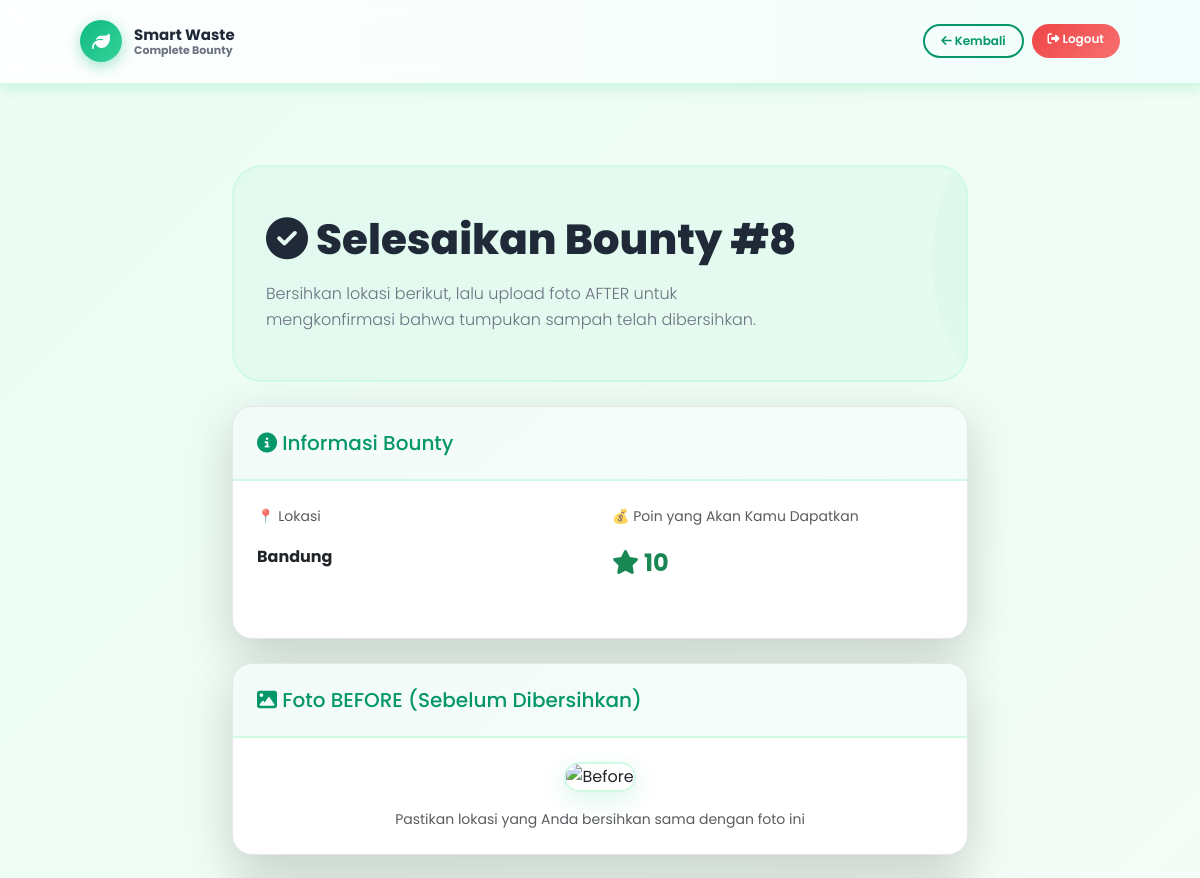
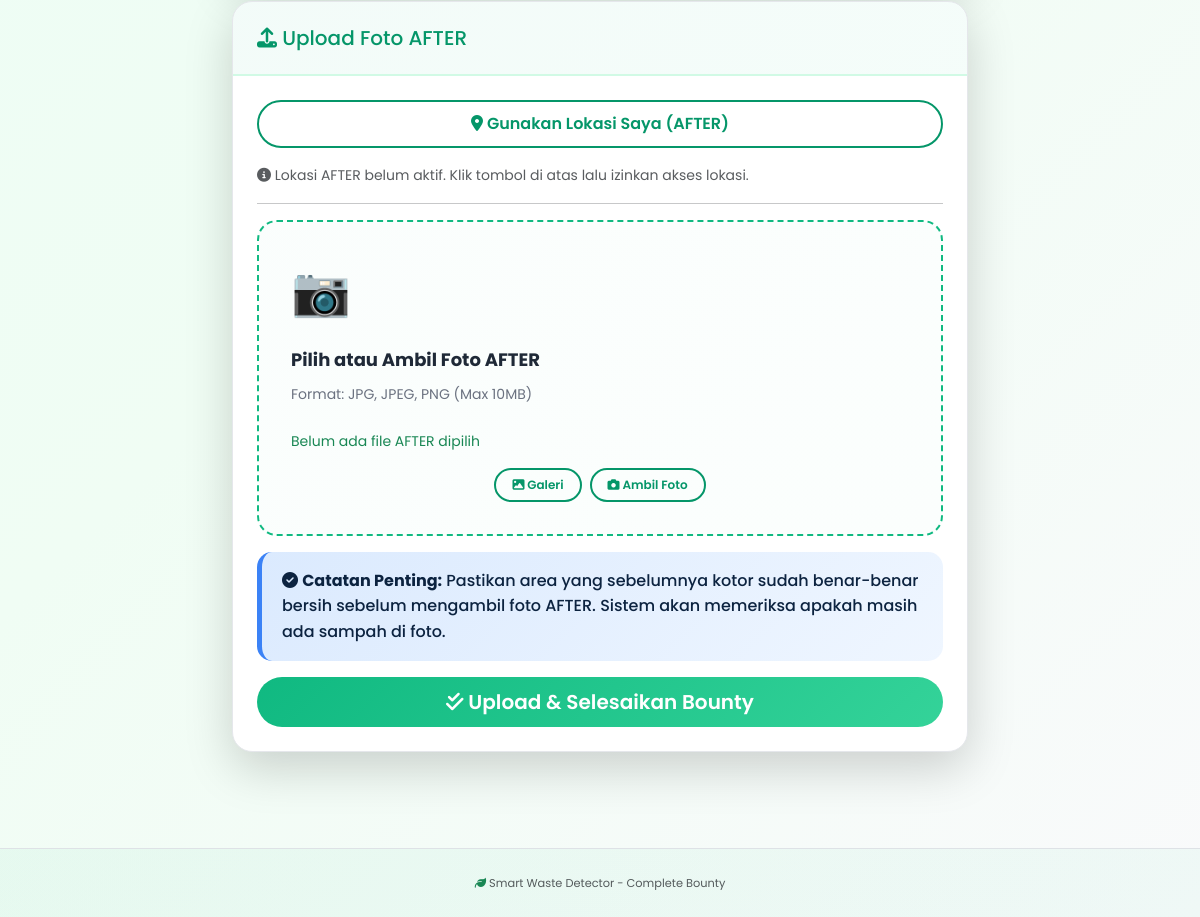
/bounty/8/complete (signed in), run on the app's committed database (2 pictures, top to bottom).
### tables this page shows
CREATE TABLE bounties (
            id INTEGER PRIMARY KEY AUTOINCREMENT,
            reporter_id TEXT NOT NULL,
            cleaner_id TEXT,
            location TEXT,
            created_at TEXT,
            claimed_at TEXT,
            completed_at TEXT,
            before_image TEXT,
            after_image TEXT,
            status TEXT,              -- OPEN, CLAIMED, COMPLETED
            num_objects INTEGER,
            points_reporter INTEGER,
            points_cleaner INTEGER,
            labels_json TEXT, latitude REAL, longitude REAL,
            FOREIGN KEY(reporter_id) REFERENCES users(user_id),
            FOREIGN KEY(cleaner_id) REFERENCES users(user_id)
        );

### routes_bounty.py (the view, shortened to what this page needs)
    @app.route("/bounty/<int:bounty_id>/complete", methods=["GET", "POST"])
    def bounty_complete(bounty_id):
        user = current_user()
        if not user:
            flash("Silakan login terlebih dahulu.", "error")
            return redirect(url_for("login"))
        conn = get_db_connection()
        bounty = conn.execute(
            "SELECT * FROM bounties WHERE id = ?", (bounty_id,)
        ).fetchone()
        conn.close()
        if not bounty:
            flash("Bounty tidak ditemukan.", "error")
            return redirect(url_for("bounty_list"))
        if bounty["cleaner_id"] != user["user_id"]:
            flash("Bounty ini bukan milikmu sebagai cleaner.", "error")
            return redirect(url_for("bounty_list"))
        if bounty["status"] == "COMPLETED":
            flash("Bounty ini sudah selesai.", "info")
            return redirect(url_for("bounty_list"))
        before_url = url_for("static", filename=f"upload/{bounty['before_image']}")
        return render_template(
            "complete_bounty.html",
            user=user,
            bounty=bounty,
            before_url=before_url,
        )

### db.py (called while the page is built)
def get_db_connection():
    conn = sqlite3.connect(DB_PATH)
    conn.row_factory = sqlite3.Row
    return conn

### utils.py (called while the page is built)
def get_user(user_id: str):
    conn = get_db_connection()
    row = conn.execute(
        "SELECT * FROM users WHERE user_id = ?",
        (user_id,),
    ).fetchone()
    conn.close()
    return row

def current_user():
    uid = session.get("user_id")
    if not uid:
        return None
    return get_user(uid)

### templates/complete_bounty.html (shortened to what this page needs)
<!DOCTYPE html>
<html lang="id">
<head>
    <link href="https://cdnjs.cloudflare.com/ajax/libs/bootstrap/5.3.0/css/bootstrap.min.css" rel="stylesheet">
    <link href="https://cdnjs.cloudflare.com/ajax/libs/font-awesome/6.4.0/css/all.min.css" rel="stylesheet">
    <link rel="stylesheet" href="{{ url_for('static', filename='Web/style.css') }}">
</head>
<body>
    <nav class="navbar navbar-expand-lg navbar-light sticky-top">
        <div class="container-fluid px-3 px-lg-5">
            <a class="navbar-brand" href="{{ url_for('index') }}">
                <div class="logo-badge"><i class="fas fa-leaf"></i></div>
                <div class="navbar-text">
                    <span class="navbar-title">Smart Waste</span>
                    <span class="navbar-subtitle">Complete Bounty</span>
                </div>
            </a>
            <div class="ms-auto d-flex gap-2">
                <a href="{{ url_for('bounty_list') }}" class="btn btn-sm btn-outline-primary">
                    <i class="fas fa-arrow-left"></i> Kembali
                </a>
                <a href="{{ url_for('logout') }}" class="btn btn-sm btn-danger">
                    <i class="fas fa-sign-out-alt"></i> Logout
                </a>
            </div>
        </div>
    </nav>
    <main class="container py-5">
        <div class="row justify-content-center">
            <div class="col-lg-8">
                <section class="hero-section mb-4">
                    <h1 class="mb-3">
                        <i class="fas fa-check-circle"></i> Selesaikan Bounty #{{ bounty.id }}
                    </h1>
                    <p class="lead mb-0">
                        Bersihkan lokasi berikut, lalu upload foto AFTER untuk mengkonfirmasi bahwa tumpukan sampah telah dibersihkan.
                    </p>
                </section>
                <div class="card shadow-lg mb-4">
                    <div class="card-header">
                        <h5 class="mb-0"><i class="fas fa-info-circle"></i> Informasi Bounty</h5>
                    </div>
                    <div class="card-body">
                        <div class="row mb-3">
                            <div class="col-md-6">
                                <p class="text-muted small">📍 Lokasi</p>
                                <p class="fw-bold">{{ bounty.location or 'Tidak ada lokasi teks' }}</p>
                            </div>
                            <div class="col-md-6">
                                <p class="text-muted small">💰 Poin yang Akan Kamu Dapatkan</p>
                                <p class="fw-bold text-success" style="font-size: 24px;">
                                    <i class="fas fa-star"></i> {{ bounty.points_cleaner }}
                                </p>
                            </div>
                        </div>
                    </div>
                </div>
                <div class="card shadow-lg mb-4">
                    <div class="card-header">
                        <h5 class="mb-0"><i class="fas fa-image"></i> Foto BEFORE (Sebelum Dibersihkan)</h5>
                    </div>
                    <div class="card-body text-center">
                        <img src="{{ before_url }}" alt="Before" class="img-detection">
                        <small class="text-muted d-block mt-3">Pastikan lokasi yang Anda bersihkan sama dengan foto ini</small>
                    </div>
                </div>
                <div class="card shadow-lg">
                    <div class="card-header">
                        <h5 class="mb-0"><i class="fas fa-upload"></i> Upload Foto AFTER</h5>
                    </div>
                    <div class="card-body">
                        <form method="post" enctype="multipart/form-data">
                            <div class="mb-3">
                                <button type="button" class="btn btn-outline-primary w-100 mb-3" onclick="getAfterLocation()">
                                    <i class="fas fa-map-marker-alt"></i> Gunakan Lokasi Saya (AFTER)
                                </button>
                                <p id="location-status" class="text-muted small">
                                    <i class="fas fa-info-circle"></i> Lokasi AFTER belum aktif. Klik tombol di atas lalu izinkan akses lokasi.
                                </p>
                            </div>
                            <hr>
                            <div class="dropzone mb-3" onclick="document.getElementById('after-file-input').click()">
                                <div class="dropzone-icon">📷</div>
                                <p class="upload-title">Pilih atau Ambil Foto AFTER</p>
                                <p class="upload-text">Format: JPG, JPEG, PNG (Max 10MB)</p>
                                <p id="after-file-name" class="text-success small">
                                    Belum ada file AFTER dipilih
                                </p>
                                <div class="d-flex gap-2 justify-content-center mt-3">
                                    <button type="button" class="btn btn-sm btn-outline-primary"
                                            onclick="openAfterGallery()">
                                        <i class="fas fa-image"></i> Galeri
                                    </button>
                                    <button type="button" class="btn btn-sm btn-outline-primary"
                                            onclick="openAfterCamera()">
                                        <i class="fas fa-camera"></i> Ambil Foto
                                    </button>
                                </div>
                            </div>
                            <div class="alert alert-info">
                                <i class="fas fa-check-circle"></i>
                                <strong>Catatan Penting:</strong> Pastikan area yang sebelumnya kotor sudah benar-benar bersih sebelum mengambil foto AFTER. Sistem akan memeriksa apakah masih ada sampah di foto.
                            </div>
                            <button type="submit" class="btn btn-success w-100 btn-lg">
                                <i class="fas fa-check-double"></i> Upload & Selesaikan Bounty
                            </button>
                        </form>
                    </div>
                </div>
            </div>
        </div>
    </main>
    <footer class="mt-5 py-4 text-center text-muted border-top">
        <small><i class="fas fa-leaf text-success"></i> Smart Waste Detector - Complete Bounty</small>
    </footer>
</body>
</html>

### static/Web/style.css (style rules this page uses)
:root { --primary: #10b981; --primary-dark: #059669; --primary-light: #d1fae5; --accent: #f59e0b; --accent-dark: #d97706; --danger: #ef4444; --info: #3b82f6; --success: #10b981; --warning: #f59e0b; --bg-light: #f0fdf4; --bg-white: #ffffff; --text-dark: #1f2937; --text-muted: #6b7280; --border-color: #e5e7eb; --shadow-sm: 0 4px 12px rgba(16, 185, 129, 0.15); --shadow-md: 0 8px 24px rgba(16, 185, 129, 0.2); --shadow-lg: 0 12px 40px rgba(16, 185, 129, 0.25); }
* { margin: 0; padding: 0; box-sizing: border-box; }
html, body { font-family: 'Poppins', 'Segoe UI', sans-serif; background: linear-gradient(135deg, #ecfdf5 0%, #f0fdf4 50%, #f9fafb 100%); color: var(--text-dark); line-height: 1.6; }
.navbar { background: linear-gradient(90deg, rgba(255,255,255,0.95) 0%, rgba(240,253,250,0.95) 100%); backdrop-filter: blur(10px); border-bottom: 2px solid var(--primary-light); box-shadow: var(--shadow-sm); padding: 0.8rem 2rem; }
.navbar-brand { display: flex; align-items: center; gap: 12px; font-weight: 700; color: var(--primary-dark); text-decoration: none; transition: transform 0.3s ease; }
.logo-badge { width: 42px; height: 42px; border-radius: 50%; background: linear-gradient(135deg, #10b981, #34d399); display: flex; align-items: center; justify-content: center; color: white; font-weight: 800; font-size: 18px; box-shadow: 0 4px 15px rgba(16, 185, 129, 0.4); }
.navbar-text { display: flex; flex-direction: column; line-height: 1.2; }
.navbar-title { font-size: 15px; font-weight: 700; color: var(--text-dark); }
.navbar-subtitle { font-size: 11px; color: var(--text-muted); }
.btn { font-weight: 600; border-radius: 25px; padding: 10px 24px; transition: all 0.3s ease; border: none; cursor: pointer; }
.btn-outline-primary { color: var(--primary-dark); border: 2px solid var(--primary-dark); background: transparent; }
.btn-success { background: linear-gradient(135deg, #10b981, #34d399); color: white; }
.btn-danger { background: linear-gradient(135deg, #ef4444, #f87171); color: white; border: none; }
.btn-sm { padding: 6px 16px; font-size: 12px; }
.card { border: 1px solid var(--border-color); border-radius: 20px; box-shadow: var(--shadow-md); background: var(--bg-white); transition: all 0.3s ease; overflow: hidden; }
.card-header { background: linear-gradient(135deg, rgba(16, 185, 129, 0.05), rgba(52, 211, 153, 0.05)); border-bottom: 2px solid var(--primary-light); padding: 1.5rem; font-weight: 700; color: var(--primary-dark); }
.card-body { padding: 1.5rem; }
.hero-section { background: linear-gradient(135deg, rgba(16, 185, 129, 0.05), rgba(52, 211, 153, 0.05)); border-radius: 30px; padding: 3rem 2rem; margin: 2rem 0; border: 2px solid var(--primary-light); position: relative; overflow: hidden; }
.hero-section::before { content: ''; position: absolute; top: -50%; right: -50%; width: 400px; height: 400px; background: radial-gradient(circle, rgba(16, 185, 129, 0.1), transparent); border-radius: 50%; animation: float 8s ease-in-out infinite; }
.hero-section h1 { font-size: clamp(24px, 5vw, 42px); font-weight: 800; color: var(--text-dark); margin-bottom: 1rem; position: relative; z-index: 1; }
.hero-section p { font-size: 16px; color: var(--text-muted); margin-bottom: 1.5rem; max-width: 500px; position: relative; z-index: 1; }
.alert { border-radius: 15px; border: none; padding: 16px 20px; font-weight: 500; animation: slideIn 0.3s ease; }
.alert-info { background: linear-gradient(135deg, #dbeafe, #eff6ff); color: #0c2340; border-left: 5px solid #3b82f6; }
.upload-title { font-weight: 700; color: var(--text-dark); margin-bottom: 0.5rem; font-size: 18px; }
.upload-text { color: var(--text-muted); font-size: 14px; margin-bottom: 1.5rem; }
.img-detection { border-radius: 20px; border: 2px solid var(--primary-light); box-shadow: 0 8px 24px rgba(16, 185, 129, 0.15); width: 100%; height: auto; object-fit: cover; }
.dropzone { border: 2px dashed var(--primary); border-radius: 20px; padding: 2rem; background: linear-gradient(135deg, rgba(16, 185, 129, 0.02), rgba(52, 211, 153, 0.02)); cursor: pointer; transition: all 0.3s ease; }
.dropzone-icon { font-size: 48px; margin-bottom: 1rem; }
footer { background: linear-gradient(135deg, rgba(16, 185, 129, 0.05), rgba(52, 211, 153, 0.05)); border-top: 2px solid var(--primary-light); padding: 2rem 1rem; text-align: center; color: var(--text-muted); font-size: 13px; margin-top: 3rem; }

### data on the page
bounties: id "8", location "Bandung", points_cleaner "10"
